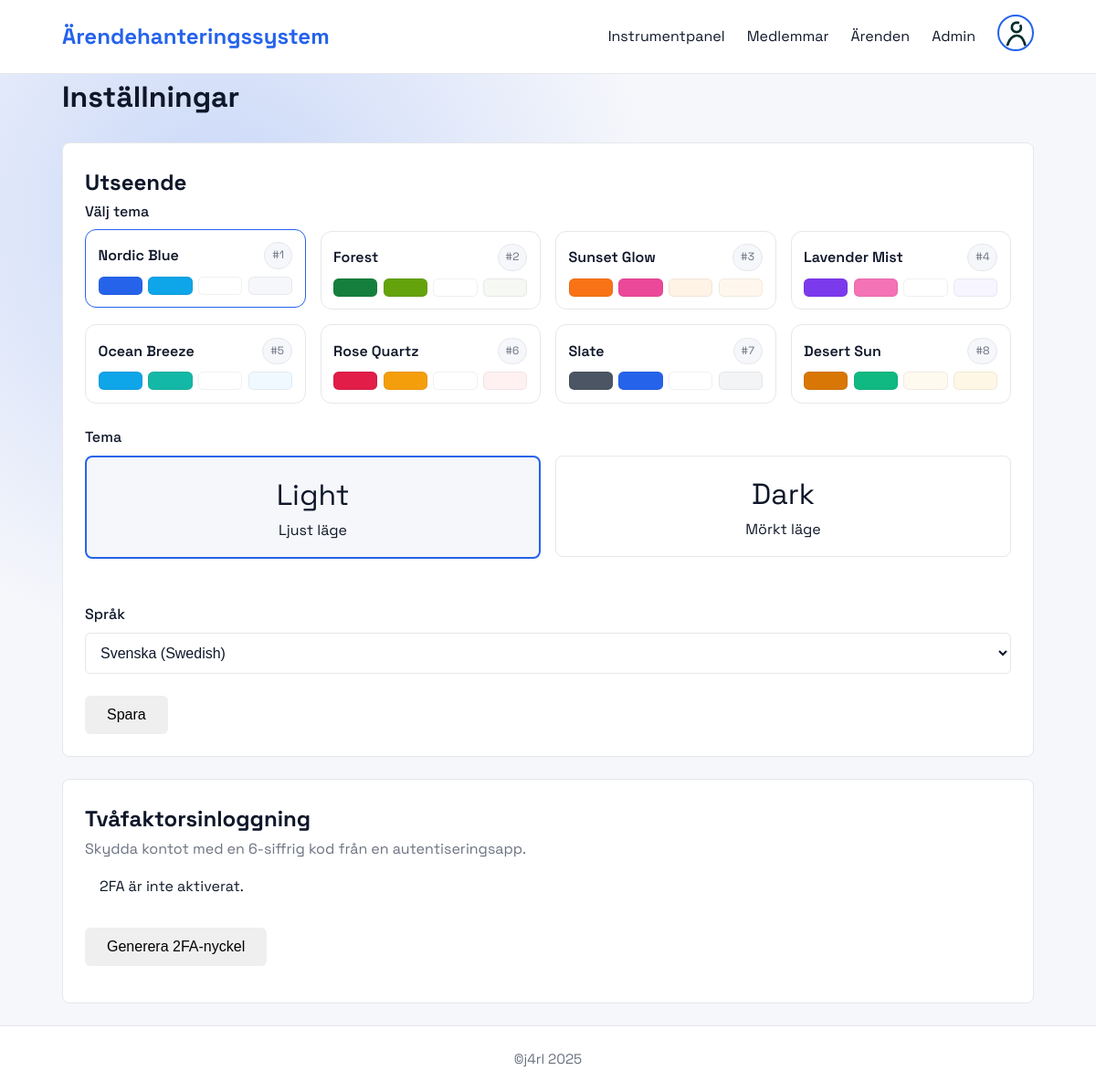
/pages/settings.php (signed in), run on the app's committed database.
### tables this page shows
CREATE TABLE IF NOT EXISTS tbl_colors (
    id INT AUTO_INCREMENT PRIMARY KEY,
    bg_light VARCHAR(100) NOT NULL,
    bg_dark VARCHAR(100) NOT NULL,
    surface_light VARCHAR(100) NOT NULL,
    surface_dark VARCHAR(100) NOT NULL,
    primary_light VARCHAR(100) NOT NULL,
    primary_dark VARCHAR(100) NOT NULL,
    accent_light VARCHAR(100) NOT NULL,
    accent_dark VARCHAR(100) NOT NULL,
    text_light VARCHAR(100) NOT NULL,
    text_dark VARCHAR(100) NOT NULL,
    muted_light VARCHAR(100) NOT NULL,
    muted_dark VARCHAR(100) NOT NULL,
    border_light VARCHAR(100) NOT NULL,
    border_dark VARCHAR(100) NOT NULL,
    theme_name VARCHAR(100) NOT NULL
);

### includes/i18n.php (called while the page is built, shortened)
<?php
function loadLanguage($lang = null) {
    $currentLang = $_SESSION['language'];
    $langFile = __DIR__ . '/../lang/' . $currentLang . '.php';
    if (file_exists($langFile)) {
        return require $langFile;
    }
    return require __DIR__ . '/../lang/sv.php';
}
function __($key) {
    static $translations = null;
    if ($translations === null) {
        $translations = loadLanguage();
    }
    return $translations[$key] ?? $key;
}
?>

### includes/theme.php (called while the page is built, shortened)
<?php
function themeTableExists(mysqli $conn): bool
{
    $result = $conn->query("SHOW TABLES LIKE 'tbl_colors'");
    return $result && $result->num_rows > 0;
}
function defaultThemePalette(): array
{
    return [
        'id' => 1,
        'bg_light' => '#f6f7fb',
        'bg_dark' => '#0b1220',
        'surface_light' => '#ffffff',
        'surface_dark' => '#111827',
        'primary_light' => '#2563eb',
        'primary_dark' => '#60a5fa',
        'accent_light' => '#0ea5e9',
        'accent_dark' => '#38bdf8',
        'text_light' => '#0f172a',
        'text_dark' => '#e5e7eb',
        'muted_light' => '#6b7280',
        'muted_dark' => '#9ca3af',
        'border_light' => '#e5e7eb',
        'border_dark' => '#1f2937',
        'theme_name' => 'Nordic Blue'
    ];
}
function getAllThemes(): array
{
    $conn = getDBConnection();
    if (!themeTableExists($conn)) {
        closeDBConnection($conn);
        return [defaultThemePalette()];
    }
    $themes = [];
    $result = $conn->query("SELECT id, bg_light, bg_dark, surface_light, surface_dark, primary_light, primary_dark, accent_light, accent_dark, text_light, text_dark, muted_light, muted_dark, border_light, border_dark, theme_name FROM tbl_colors ORDER BY id ASC");
    if ($result) {
        while ($row = $result->fetch_assoc()) {
            $themes[] = $row;
        }
    }
    return $themes ?: [defaultThemePalette()];
}
function getThemeById(?int $themeId): array
{
    $themes = getAllThemes();
    if ($themeId !== null) {
        foreach ($themes as $theme) {
            if ((int)$theme['id'] === (int)$themeId) {
                return $theme;
            }
        }
    }
    return $themes[0];
}
function getThemeForUser(?int $themeId): array
{
    return getThemeById($themeId);
}

### includes/user.php (called while the page is built, shortened)
<?php
require_once __DIR__ . '/auth.php';
require_once __DIR__ . '/theme.php';
require_once __DIR__ . '/i18n.php';
function getUserSettings($userId) {
    $defaults = [
        'theme_mode' => 'light',
        'primary_color' => defaultThemePalette()['primary_light'],
        'language' => 'sv'
    ];
    $conn = getDBConnection();
    if ($conn->query("SHOW TABLES LIKE 'user_settings'")->num_rows === 0) {
        closeDBConnection($conn);
        return $defaults;
    }
    $stmt = $conn->prepare("SELECT theme_mode, primary_color, language FROM user_settings WHERE user_id = ?");
    $stmt->bind_param("i", $userId);
    $stmt->execute();
    $result = $stmt->get_result();
    $settings = $result->fetch_assoc();
    return $settings ?: $defaults;
}
function getTwoFactorSettings(int $userId): array
{
    $conn = getDBConnection();
    $stmt = $conn->prepare("SELECT twofa_secret, twofa_enabled, username FROM tbl_users WHERE id = ?");
    $stmt->bind_param("i", $userId);
    $stmt->execute();
    $result = $stmt->get_result();
    $data = $result->fetch_assoc() ?: ['twofa_secret' => null, 'twofa_enabled' => 0, 'username' => ''];
    return $data;
}
?>

### includes/auth.php (called while the page is built, shortened)
<?php
function getCurrentUser() {
    $conn = getDBConnection();
    $userId = $_SESSION['user_id'];
    $stmt = $conn->prepare("SELECT id, username, email, name AS full_name, COALESCE(NULLIF(pic, ''), 'default.png') AS profile_picture, lang, userlevel, colorscheme, twofa_enabled FROM tbl_users WHERE id = ?");
    $stmt->bind_param("i", $userId);
    $stmt->execute();
    $result = $stmt->get_result();
    $user = $result->fetch_assoc();
    return $user;
}
?>

### pages/settings.php (the view, shortened to what this page needs)
<?php
require_once __DIR__ . '/../includes/auth.php';
require_once __DIR__ . '/../includes/user.php';
require_once __DIR__ . '/../includes/i18n.php';
require_once __DIR__ . '/../includes/theme.php';
$user = getCurrentUser();
$themes = getAllThemes();
$twofa = getTwoFactorSettings($user['id']);
$twofaEnabled = !empty($twofa['twofa_enabled']);
$twofaSecret = $twofa['twofa_secret'] ?? null;
include __DIR__ . '/../includes/header.php';
?>
<main class="main-content">
    <div class="container">
        <h1><?php echo __('settings'); ?></h1>
        <div class="card mt-3">
            <h2 class="card-header"><?php echo __('appearance'); ?></h2>
            <form method="POST" action="">
                <div class="form-group">
                    <label class="form-label"><?php echo __('choose_theme'); ?></label>
                    <div class="theme-grid">
                        <?php foreach ($themes as $theme): ?>
                            <label class="theme-card">
                                <div class="theme-card-body">
                                    <div class="theme-card-header">
                                        <span class="theme-name"><?php echo htmlspecialchars($theme['theme_name']); ?></span>
                                        <span class="theme-pill">#<?php echo $theme['id']; ?></span>
                                    </div>
                                    <div class="theme-swatches">
                                        <span style="background: <?php echo htmlspecialchars($theme['primary_light']); ?>" title="<?php echo __('primary_color'); ?>"></span>
                                        <span style="background: <?php echo htmlspecialchars($theme['accent_light']); ?>" title="<?php echo __('accent_color'); ?>"></span>
                                        <span style="background: <?php echo htmlspecialchars($theme['surface_light']); ?>" title="<?php echo __('surface_light'); ?>"></span>
                                        <span style="background: <?php echo htmlspecialchars($theme['bg_light']); ?>" title="<?php echo __('bg_light'); ?>"></span>
                                    </div>
                                </div>
                            </label>
                        <?php endforeach; ?>
                    </div>
                </div>
                <div class="form-group">
                    <label class="form-label"><?php echo __('theme'); ?></label>
                    <div class="flex gap-2">
                        <label style="flex: 1;">
                            <div class="card" style="cursor: pointer; text-align: center; padding: 1rem;">
                                <div style="font-size: 2rem;">Light</div>
                                <?php echo __('light_mode'); ?>
                            </div>
                        </label>
                        <label style="flex: 1;">
                            <div class="card" style="cursor: pointer; text-align: center; padding: 1rem;">
                                <div style="font-size: 2rem;">Dark</div>
                                <?php echo __('dark_mode'); ?>
                            </div>
                        </label>
                    </div>
                </div>
                <div class="form-group">
                    <label class="form-label" for="language"><?php echo __('language'); ?></label>
                    <select id="language" name="language" class="form-select">
                        <option value="sv" <?php echo $settings['language'] === 'sv' ? 'selected' : ''; ?>>
                            Svenska (Swedish)
                        </option>
                    </select>
                </div>
                <button type="submit" class="btn btn-primary">
                    <?php echo __('save'); ?>
                </button>
            </form>
        </div>
        <div class="card mt-3">
            <h2 class="card-header"><?php echo __('twofa_title'); ?></h2>
            <p class="muted"><?php echo __('twofa_description'); ?></p>
            <div class="alert <?php echo $twofaEnabled ? 'alert-success' : 'alert-warning'; ?>">
                <?php echo $twofaEnabled ? __('twofa_status_on') : __('twofa_status_off'); ?>
            </div>
            <?php if (!$twofaEnabled): ?>
                <form method="POST" action="" class="mb-2">
                    <button type="submit" class="btn btn-secondary"><?php echo $twofaSecret ? __('twofa_regenerate') : __('twofa_generate'); ?></button>
                </form>
            <?php endif; ?>
        </div>
    </div>
</main>
<?php include __DIR__ . '/../includes/footer.php'; ?>

### assets/css/style.css (style rules this page uses)
:root { --bg_light: #f6f7fb; --bg_dark: #0b1220; --surface_light: #ffffff; --surface_dark: #111827; --primary_light: #2563eb; --primary_dark: #60a5fa; --accent_light: #0ea5e9; --accent_dark: #38bdf8; --text_light: #0f172a; --text_dark: #e5e7eb; --muted_light: #6b7280; --muted_dark: #9ca3af; --border_light: #e5e7eb; --border_dark: #1f2937; --bg: var(--bg_light); --surface: var(--surface_light); --primary: var(--primary_light); --primary-hover: #1f4fcc; --primary-hover-strong: color-mix(in srgb, var(--primary) 85%, black); --accent: var(--accent_light); --text: var(--text_light); --muted: var(--muted_light); --border: var(--border_light); --success: #10b981; --warning: #f59e0b; --danger: #ef4444; --info: #3b82f6; }
* { margin: 0; padding: 0; box-sizing: border-box; }
body { font-family: 'Space Grotesk', -apple-system, BlinkMacSystemFont, 'Segoe UI', sans-serif; background: var(--bg); background: radial-gradient(circle at 20% 20%, color-mix(in srgb, var(--primary) 22%, var(--bg)), var(--bg) 35%), radial-gradient(circle at 80% 0%, color-mix(in srgb, var(--accent) 24%, var(--bg)), var(--bg) 45%), var(--bg); color: var(--text); line-height: 1.6; display: flex; flex-direction: column; height: 100vh; }
.container { width: min(92vw, 88rem); max-width: 88rem; margin: 0 auto; padding: 0 1.25rem; }
main { overflow-y: auto; overflow-x: hidden; flex-grow: 5; }
.form-group { margin-bottom: 1.5rem; }
.form-label { display: block; margin-bottom: 0.5rem; font-weight: 500; color: var(--text); }
.muted { color: var(--muted); }
.mt-3 { margin-top: 1.5rem; }
.mb-2 { margin-bottom: 1rem; }
.flex { display: flex; }
.gap-2 { gap: 1rem; }

### pages/settings.php (style rules this page uses)
input[type="radio"]:checked + .card { border: 2px solid var(--primary); background-color: var(--bg); }
.theme-grid { display: grid; grid-template-columns: repeat(auto-fit, minmax(240px, 1fr)); gap: 1rem; }
.theme-card { display: block; cursor: pointer; }
.theme-card-body { border: 1px solid var(--border); border-radius: 0.75rem; padding: 0.85rem; background: var(--surface); transition: border-color 0.2s ease, transform 0.2s ease; }
.theme-card input:checked + .theme-card-body, .theme-card-body:hover { border-color: var(--primary); transform: translateY(-2px); }
.theme-card-header { display: flex; justify-content: space-between; align-items: center; margin-bottom: 0.5rem; }
.theme-name { font-weight: 600; color: var(--text); }
.theme-pill { font-size: 0.75rem; padding: 0.25rem 0.5rem; border-radius: 999px; background: var(--bg); border: 1px solid var(--border); color: var(--muted); }
.theme-swatches { display: grid; grid-template-columns: repeat(4, 1fr); gap: 0.4rem; }
.theme-swatches span { display: block; height: 20px; border-radius: 0.35rem; border: 1px solid rgba(0, 0, 0, 0.06); }

### data on the page
tbl_colors: theme_name "Nordic Blue", id "1"
tbl_colors: theme_name "Forest", id "2"
tbl_colors: theme_name "Sunset Glow", id "3"
tbl_colors: theme_name "Lavender Mist", id "4"
tbl_colors: theme_name "Ocean Breeze", id "5"
tbl_colors: theme_name "Rose Quartz", id "6"
tbl_colors: theme_name "Slate", id "7"
tbl_colors: theme_name "Desert Sun", id "8"

### other printed values
__('app_name') "Ärendehanteringssystem"
__('dashboard') "Instrumentpanel"
__('members') "Medlemmar"
__('cases') "Ärenden"
__('admin') "Admin"
__('settings') "Inställningar"
__('appearance') "Utseende"
__('choose_theme') "Välj tema"
__('theme') "Tema"
__('light_mode') "Ljust läge"
__('dark_mode') "Mörkt läge"
__('language') "Språk"
__('save') "Spara"
__('twofa_title') "Tvåfaktorsinloggning"
__('twofa_description') "Skydda kontot med en 6-siffrig kod från en autentiseringsapp."
